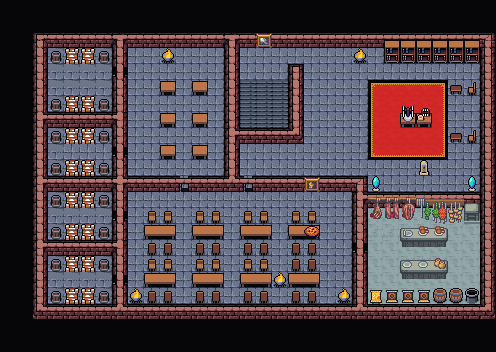

Below is a game level as drawn by its tile map, then a one-line description and the .tmx that defines it (tile-layer data replaced by summaries):
An orthogonal 31x22 tile map with 16x16 px tiles, 6 tile layers (Collision, Background, Walls, ClutterBis, ...), 5 tilesets and 31 objects.

<map version="1.10" tiledversion="1.10.1" orientation="orthogonal" renderorder="right-down" width="31" height="22" tilewidth="16" tileheight="16" infinite="0" nextlayerid="28" nextobjectid="222">
 <editorsettings>
  <export format="tmx" />
 </editorsettings>
 <tileset firstgid="1" source="../../../../common/maps/tileset/main.tsx" />
 <tileset firstgid="10113" source="../../../../common/maps/tileset/buildings.tsx" />
 <tileset firstgid="11905" source="../../../../common/maps/tileset/dungeon.tsx" />
 <tileset firstgid="16001" source="../../../../common/maps/tileset/FarmFood.tsx" />
 <tileset firstgid="20097" source="../../../../common/maps/tileset/main-nocollide.tsx" />
 <layer id="27" name="Collision" width="31" height="22">
  <data>[682 cells, 81 non-empty, 5 distinct tile ids]</data>
 </layer>
 <layer id="23" name="Background" width="31" height="22">
  <data>[682 cells, 186 non-empty, 5 distinct tile ids]</data>
 </layer>
 <layer id="22" name="Walls" width="31" height="22">
  <data>[682 cells, 659 non-empty, 30 distinct tile ids]</data>
 </layer>
 <layer id="24" name="ClutterBis" width="31" height="22">
  <data>[682 cells, 102 non-empty, 27 distinct tile ids]</data>
 </layer>
 <layer id="25" name="Clutter" width="31" height="22">
  <properties>
   <property name="spriteLayer" type="bool" value="true" />
  </properties>
  <data>[682 cells, 86 non-empty, 47 distinct tile ids]</data>
 </layer>
 <layer id="26" name="AboveSprites" width="31" height="22">
  <data>[682 cells, 15 non-empty, 8 distinct tile ids]</data>
 </layer>
 <objectgroup id="12" name="Objects" opacity="0.9" offsetx="3.15789" offsety="7.89474">
  <object id="115" template="../../../../common/maps/obj/gold.tx" x="92.4733" y="149.744" />
  <object id="117" template="../../../../common/maps/obj/enemy.tx" x="410.167" y="232.68" width="16.6667" height="12.6667">
   <properties>
    <property name="effect">{ "startBattleWithCardInCommandZone": [ "Chef's Boss Effect" ]
}</property>
    <property name="enemy" value="The Cheff" />
    <property name="reward">[
  {
    "type": "item",
    "probability": 1,
    "count": 1,
    "itemName": "Basement Key"
  }
]
</property>
    <property name="waypoints" value="219,218" />
   </properties>
  </object>
  <object id="122" template="../../../../common/maps/obj/enemy.tx" x="378.102" y="117.958">
   <properties>
    <property name="enemy" value="Apprentice Red Wizard" />
    <property name="threatRange" type="int" value="60" />
   </properties>
  </object>
  <object id="169" template="../../../../common/maps/obj/enemy.tx" x="132.706" y="119.913">
   <properties>
    <property name="enemy" value="Rogue" />
    <property name="spawn.Hard" type="bool" value="true" />
    <property name="threatRange" type="int" value="40" />
    <property name="waypoints" value="216,215" />
   </properties>
  </object>
  <object id="173" template="../../../../common/maps/obj/waypoint.tx" x="327.209" y="294.093" />
  <object id="178" template="../../../../common/maps/obj/enemy.tx" x="218.946" y="201.624">
   <properties>
    <property name="enemy" value="Human Mercenary" />
    <property name="threatRange" type="int" value="40" />
    <property name="waypoints" value="192,183" />
   </properties>
  </object>
  <object id="183" template="../../../../common/maps/obj/waypoint.tx" x="140.194" y="202.17" />
  <object id="185" template="../../../../common/maps/obj/manashards.tx" x="134.816" y="58.3119" />
  <object id="186" template="../../../../common/maps/obj/manashards.tx" x="178.144" y="59.0319" />
  <object id="192" template="../../../../common/maps/obj/waypoint.tx" x="327.356" y="203.896" />
  <object id="193" template="../../../../common/maps/obj/collision.tx" x="30.4688" y="18.6517" width="460.199" height="20.1039" />
  <object id="195" template="../../../../common/maps/obj/collision.tx" x="479.663" y="27.3272" width="16" height="286.103" />
  <object id="196" template="../../../../common/maps/obj/collision.tx" x="27.6244" y="28.5159" width="16" height="334.084" />
  <object id="203" template="../../../../common/maps/obj/gold.tx" x="45.8978" y="214.529" />
  <object id="204" template="../../../../common/maps/obj/gold.tx" x="45.5645" y="70.6262" />
  <object id="205" template="../../../../common/maps/obj/enemy.tx" x="68.9918" y="79.1982">
   <properties>
    <property name="enemy" value="High Elf" />
    <property name="spawn.Hard" type="bool" value="true" />
    <property name="threatRange" type="int" value="40" />
   </properties>
  </object>
  <object id="206" template="../../../../common/maps/obj/enemy.tx" x="68.0862" y="151.197">
   <properties>
    <property name="enemy" value="Dwarf Mercenary" />
    <property name="spawn.Hard" type="bool" value="true" />
    <property name="threatRange" type="int" value="40" />
   </properties>
  </object>
  <object id="207" template="../../../../common/maps/obj/enemy.tx" x="70.3503" y="214.139">
   <properties>
    <property name="enemy" value="Human Mercenary" />
    <property name="spawn.Hard" type="bool" value="true" />
    <property name="threatRange" type="int" value="40" />
   </properties>
  </object>
  <object id="208" template="../../../../common/maps/obj/enemy.tx" x="64.5263" y="280.39">
   <properties>
    <property name="enemy" value="Human Mercenary" />
    <property name="spawn.Hard" type="bool" value="true" />
    <property name="threatRange" type="int" value="40" />
   </properties>
  </object>
  <object id="210" template="../../../../common/maps/obj/gold.tx" x="93.4443" y="297.459" />
  <object id="211" template="../../obj/booster.tx" x="160.72" y="122.902">
   <properties>
    <property name="reward">[{"editions":["DMU","BRO","NEO","MID","VOW","SNC","ONE","MOM","MAT","WOE","AFR"],"type":"card","count":10,"rarity":["Common"]},{"editions":["DMU","BRO","NEO","MID","VOW","SNC","ONE","MOM","MAT","WOE","AFR"],"type":"card","count":3,"rarity":["Uncommon"]},{"editions":["DMU","BRO","NEO","MID","VOW","SNC","ONE","MOM","MAT","WOE","AFR"],"type":"card","count":1,"rarity":["Rare","Mythic Rare"]}]</property>
   </properties>
  </object>
  <object id="212" template="../../obj/booster.tx" x="191.776" y="89.7264">
   <properties>
    <property name="reward">[{"editions":["DMU","BRO","NEO","MID","VOW","SNC","ONE","MOM","MAT","WOE","AFR"],"type":"card","count":10,"rarity":["Common"]},{"editions":["DMU","BRO","NEO","MID","VOW","SNC","ONE","MOM","MAT","WOE","AFR"],"type":"card","count":3,"rarity":["Uncommon"]},{"editions":["DMU","BRO","NEO","MID","VOW","SNC","ONE","MOM","MAT","WOE","AFR"],"type":"card","count":1,"rarity":["Rare","Mythic Rare"]}]</property>
   </properties>
  </object>
  <object id="213" template="../../obj/booster.tx" x="194.569" y="155.656">
   <properties>
    <property name="reward">[{"editions":["DMU","BRO","NEO","MID","VOW","SNC","ONE","MOM","MAT","WOE","AFR"],"type":"card","count":10,"rarity":["Common"]},{"editions":["DMU","BRO","NEO","MID","VOW","SNC","ONE","MOM","MAT","WOE","AFR"],"type":"card","count":3,"rarity":["Uncommon"]},{"editions":["DMU","BRO","NEO","MID","VOW","SNC","ONE","MOM","MAT","WOE","AFR"],"type":"card","count":1,"rarity":["Rare","Mythic Rare"]}]</property>
   </properties>
  </object>
  <object id="214" template="../../../../common/maps/obj/collision.tx" x="28.0216" y="296.553" width="464.275" height="16" />
  <object id="215" template="../../../../common/maps/obj/waypoint.tx" x="131.175" y="163.439" />
  <object id="216" template="../../../../common/maps/obj/waypoint.tx" x="131.175" y="79.4386" />
  <object id="217" template="../../../../common/maps/obj/enemy.tx" x="324.842" y="243.105">
   <properties>
    <property name="enemy" value="Master Blue Wizard" />
    <property name="threatRange" type="int" value="40" />
    <property name="waypoints" value="192,173" />
   </properties>
  </object>
  <object id="218" template="../../../../common/maps/obj/waypoint.tx" x="432.509" y="228.439" />
  </objectgroup>
</map>
<!-- 3 of 31 objects omitted -->
